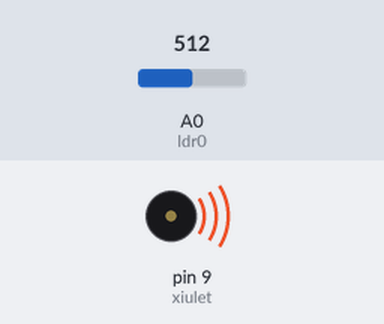
Bench run of a sketch on a simulated Arduino Uno, built with avr-gcc and run on an emulated ATmega328P. Parts: buzzer (waves = sounding). The test bench sets the inputs (shaded band); at power-on: A0 (ldr0) = 512.

Above: at 0.05 s.
At 2.75 s:
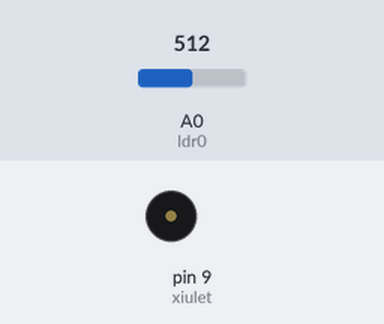
Timing chart, 0 to 3.0 s (numbered marks = the images above):
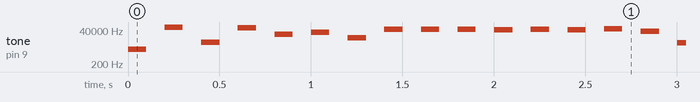

Measured:
- by itself, tone on pin 9 (xiulet): plays 2000 Hz for 0.10 s, 63626 Hz for 0.10 s, 5734 Hz for 0.10 s, 56326 Hz for 0.10 s, 20005 Hz for 0.10 s, 28426 Hz for 0.10 s … (650 notes in this stretch)

The sketch:

Ex_1.ino
```cpp
/**********************************************************************************
**                                                                               **
**                              Avisador Acústic                                 **
**                                                                               **
**                                                                               **
**********************************************************************************/

//********** Includes *************************************************************

//********** Variables ************************************************************
const int xiulet = 9;        // donar nom al pin 9 de l’Arduino
const int ldr0 = A0;         // donar nom al pin A0 de l’Arduino

int valLdr0;                 // guardar valor del ldr
int freq;                    // freqüència del xiulet

//********** Setup ****************************************************************
void setup()
{
  pinMode(xiulet, OUTPUT);     // definir el pin 9 com una sortida
}

//********** Loop *****************************************************************
void loop()
{
  valLdr0 = analogRead(ldr0);   // llegir valor ldr

  freq = map(freq, 0, 1023, 2000, 0);   // mapejar valor de 0-1023 a 2000-10

  tone(xiulet, freq, 100);   // xiulet de durada 100ms
  delay(100+100);            // esperar xiulet + silenci
}

//********** Funcions *************************************************************
```
